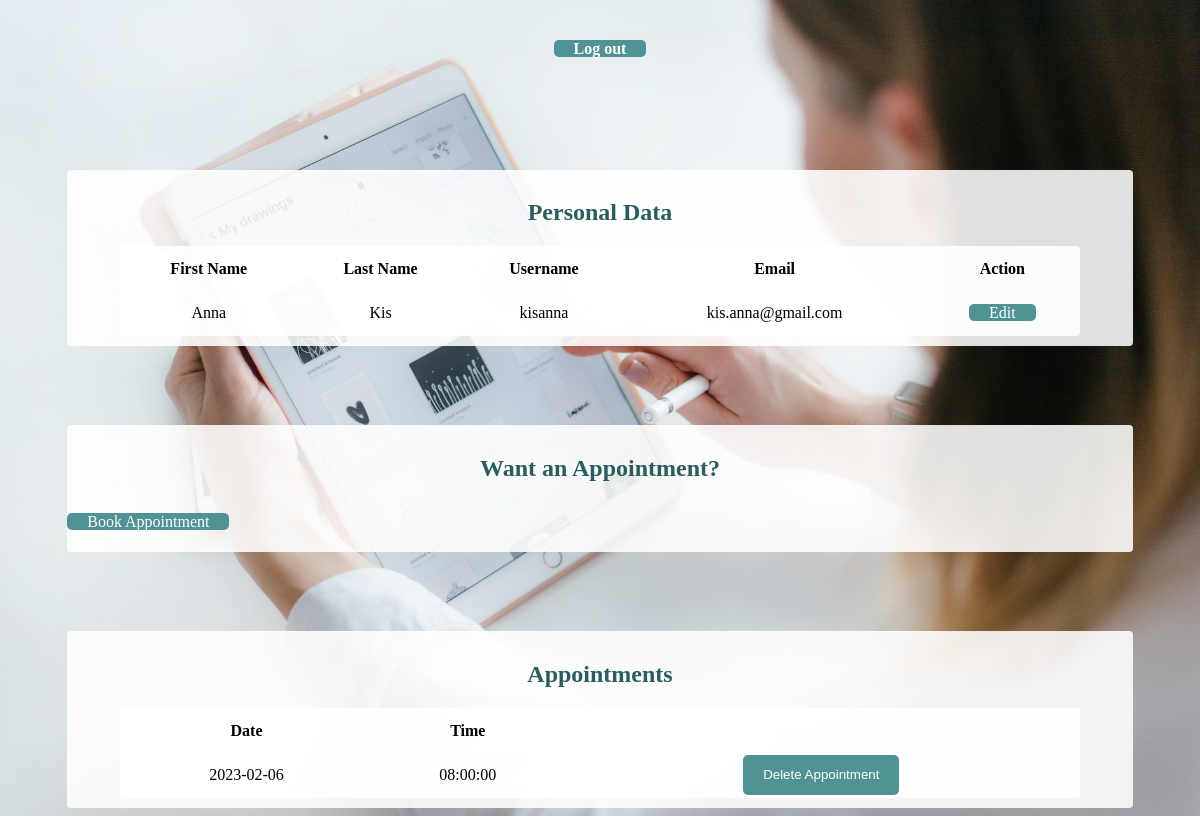
The page /HomePage.php (signed in) on the database as committed earlier.
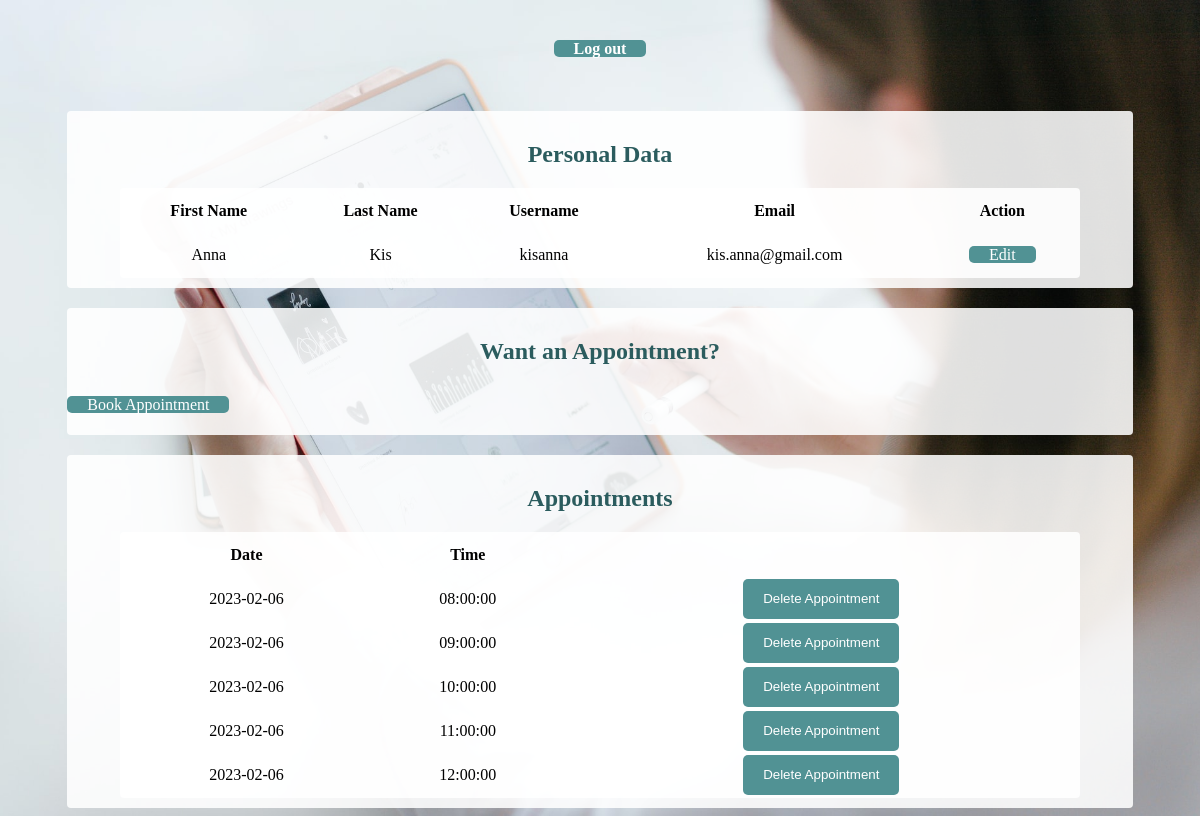
The same page on the database as committed later.
### tables this page shows
CREATE TABLE users(
    `user_id` int(10) NOT NULL AUTO_INCREMENT,
    `first_name` varchar(100) NOT NULL,
    `last_name` varchar(100) NOT NULL,
    `username` varchar(100) NOT NULL,
    `email` varchar(100) NOT NULL,
    `password` varchar(100) NOT NULL,
    `created_at` DATETIME DEFAULT CURRENT_TIMESTAMP,
    PRIMARY KEY (`user_id`)
);

CREATE TABLE appointments(
    `appointment_id` int(10) NOT NULL AUTO_INCREMENT,
    `user_id` int(10),
    `doctor_id` int(10),
    `date` date NOT NULL,
    `time` time NOT NULL,
    `taken` boolean NOT NULL,
    PRIMARY KEY (`appointment_id`),
    FOREIGN KEY (`user_id`) REFERENCES users(user_id),
    FOREIGN KEY (`doctor_id`) REFERENCES doctors(doctor_id)
);

### database/code.php (called while the page is built, shortened)
<?php
require 'dbcon.php';
$query = "SELECT * FROM users WHERE users.user_id = 1";
$query_run = mysqli_query($con, $query);
?>

### HomePage.php (the view, shortened to what this page needs)
<?php
require './database/dbcon.php';
require './database/code.php';
?>
<!doctype html>
<html lang="en">
<head>
    <link rel="stylesheet" href="./assets/styles/general.css">
</head>
<body>
    <div class="">
        <?php if (isset($_COOKIE['username'])): ?>
            <div class="content">
                <h4>
                    <a href="./index.php" class="btn">Log out</a>
                </h4>
                <div class="booking">
                    <h2>Personal Data</h2>
                    <table class="">
                        <thead>
                            <tr>
                                <th>First Name</th>
                                <th>Last Name</th>
                                <th>Username</th>
                                <th>Email</th>
                                <th>Action</th>
                            </tr>
                        </thead>
                        <tbody>
                            <?php
                            $user=$_COOKIE['username'];
                            $query = "SELECT * FROM users WHERE users.username = '$user'";
                            $query_run = mysqli_query($con, $query);
                            if (mysqli_num_rows($query_run) > 0) {
                                foreach ($query_run as $user) {
                                    ?>
                                    <tr>
                                        <td>
                                            <?= $user['first_name']; ?>
                                        </td>
                                        <td>
                                            <?= $user['last_name']; ?>
                                        </td>
                                        <td>
                                            <?= $user['username']; ?>
                                        </td>
                                        <td>
                                            <?= $user['email']; ?>
                                        </td>
                                        <td>
                                            <a href="user-edit.php?id=<?= $user['user_id']; ?>"
                                                class="btn btn-success btn-sm">Edit</a>
                                        </td>
                                    </tr>
                                    <?php
                                }
                            } else {
                                echo "<h5> No Record Found </h5>";
                            }
                            ?>
                        </tbody>
                    </table>
                </div>
                <div class="booking">
                    <h2>Want an Appointment?</h2>
                    <a href="./booking.php" class="sign">Book Appointment</a></p>
                </div>
                <div class="booking">
                    <h2>Appointments</h2>
                    <table class="appointments">
                        <thead>
                            <tr>
                                <th>Date</th>
                                <th>Time</th>
                                <th></th>
                            </tr>
                        </thead>
                        <tbody>
                            <?php
                            $query = "SELECT * FROM appointments INNER JOIN users ON appointments.user_id = users.user_id WHERE appointments.user_id = 1";
                            $query_run = mysqli_query($con, $query);
                            if (mysqli_num_rows($query_run) > 0) {
                                foreach ($query_run as $user) {
                                    ?>
                                    <?php if ($user['taken'] == true): ?>
                                        <tr>
                                            <td>
                                                <?= $user['date']; ?>
                                            </td>
                                            <td>
                                                <?= $user['time']; ?>
                                            </td>
                                            <td>
                                                <form action="" method="POST" class="">
                                                    <button type="submit" name="delete_booking" value="<?= $user['user_id']; ?>"
                                                        class="btn">Delete Appointment</button>
                                                </form>
                                            </td>
                                        </tr>
                                    <?php endif; ?>
                                    <?php
                                }
                            } else {
                                echo "<h5> No Record Found </h5>";
                            }
                            ?>
                        </tbody>
                    </table>
                </div>
            </div>
        <?php else: ?>
            even more html
        <?php endif; ?>
    </div>
</body>
</html>

### assets/styles/general.css (style rules this page uses)
:root { --primary: rgb(81, 146, 148); --secondary: rgb(116, 124, 199); --title: rgb(43, 92, 94); --bgColor: rgba(255, 255, 255, 0.507); --transparent: rgba(255, 255, 255, 0.87); }
body { height: 100vh; background-image: url('../img/header1.jpg'); background-size: cover; background-repeat: no-repeat; background-attachment: fixed; background-position: center; }
table { background-color: var(--transparent); width: 90%; margin: 0 auto; border-radius: 4px; box-shadow: 0, 20px, 20px, 0; box-shadow: 20px; text-align: center; }
th { height: 40px; }
td { height: 30px; }
.btn { height: 40px; width: max-content; padding: 0 20px; border: none; border-radius: 5px; cursor: pointer; color: white; text-decoration: none; background-color: var(--primary); line-height: 40px; }
.sign { height: 40px; width: max-content; padding: 0 20px; border: none; border-radius: 5px; cursor: pointer; color: white; text-decoration: none; line-height: 40px; background-color: var(--primary); }
.content { height: 100vh; display: flex; flex-direction: column; justify-content: space-between; gap: 0 }
h1, h2, h3, h4, h5, h6 { text-align: center; color: var(--title); }
.booking { background-color: var(--transparent); width: 90%; margin: 0 auto; padding: 10px 0; border-radius: 4px; }

Rows that differ between the two databases and show on the page:
now on this page (row edited): appointments: date "2023-02-06", time "09:00:00", $user['user_id'] 1 (drawn)
now on this page (row edited): appointments: date "2023-02-06", time "10:00:00", $user['user_id'] 1 (drawn)
now on this page (row edited): appointments: date "2023-02-06", time "11:00:00", $user['user_id'] 1 (drawn)
now on this page (row edited): appointments: date "2023-02-06", time "12:00:00", $user['user_id'] 1 (drawn)
